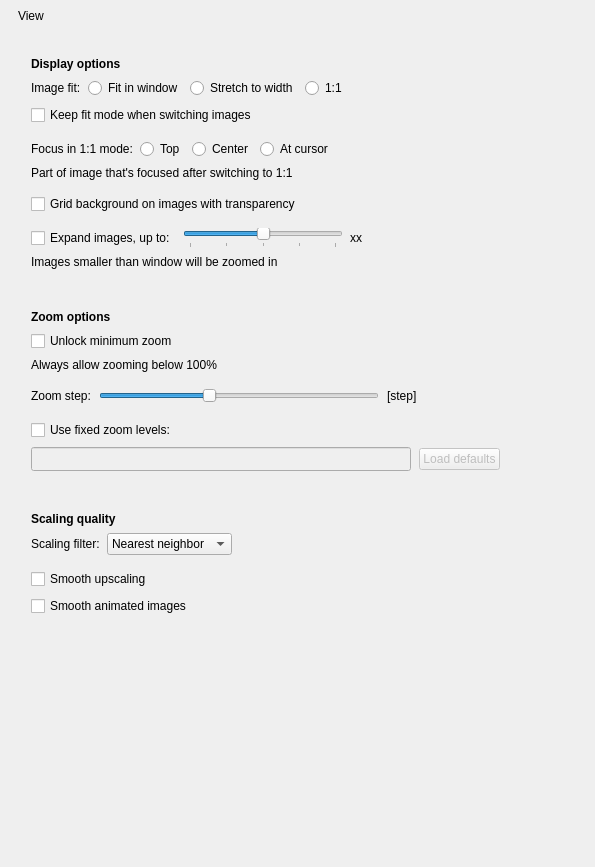
             <widget class="QWidget" name="scrollAreaWidgetContents_3">
              <property name="geometry">
               <rect>
                <x>0</x>
                <y>0</y>
                <width>595</width>
                <height>867</height>
               </rect>
              </property>
              <layout class="QVBoxLayout" name="verticalLayout_27">
               <property name="spacing">
                <number>9</number>
               </property>
               <property name="leftMargin">
                <number>18</number>
               </property>
               <property name="topMargin">
                <number>9</number>
               </property>
               <property name="rightMargin">
                <number>18</number>
               </property>
               <property name="bottomMargin">
                <number>9</number>
               </property>
               <item>
                <widget class="QLabel" name="label_9">
                 <property name="accessibleName">
                  <string notr="true">SHeaderText</string>
                 </property>
                 <property name="text">
                  <string>View</string>
                 </property>
                </widget>
               </item>
               <item>
                <widget class="QWidget" name="widget_4" native="true">
                 <property name="accessibleName">
                  <string notr="true">SHeaderLine</string>
                 </property>
                </widget>
               </item>
               <item>
                <spacer name="verticalSpacer_8">
                 <property name="orientation">
                  <enum>Qt::Vertical</enum>
                 </property>
                 <property name="sizeType">
                  <enum>QSizePolicy::Fixed</enum>
                 </property>
                 <property name="sizeHint" stdset="0">
                  <size>
                   <width>20</width>
                   <height>6</height>
                  </size>
                 </property>
                </spacer>
               </item>
               <item>
                <widget class="QWidget" name="displayGroup" native="true">
                 <property name="accessibleName">
                  <string notr="true">SGroup</string>
                 </property>
                 <layout class="QVBoxLayout" name="verticalLayout_13">
                  <property name="spacing">
                   <number>7</number>
                  </property>
                  <property name="leftMargin">
                   <number>13</number>
                  </property>
                  <property name="topMargin">
                   <number>10</number>
                  </property>
                  <property name="rightMargin">
                   <number>13</number>
                  </property>
                  <property name="bottomMargin">
                   <number>10</number>
                  </property>
                  <item>
                   <widget class="QLabel" name="label_40">
                    <property name="font">
                     <font>
                      <bold>true</bold>
                     </font>
                    </property>
                    <property name="text">
                     <string>Display options</string>
                    </property>
                   </widget>
                  </item>
                  <item>
                   <layout class="QHBoxLayout" name="horizontalLayout_29">
                    <property name="leftMargin">
                     <number>0</number>
                    </property>
                    <property name="topMargin">
                     <number>0</number>
                    </property>
                    <property name="rightMargin">
                     <number>0</number>
                    </property>
                    <item>
                     <widget class="QLabel" name="label_2">
                      <property name="sizePolicy">
                       <sizepolicy hsizetype="Minimum" vsizetype="Minimum">
                        <horstretch>0</horstretch>
                        <verstretch>0</verstretch>
                       </sizepolicy>
                      </property>
                      <property name="text">
                       <string>Image fit:</string>
                      </property>
                     </widget>
                    </item>
                    <item>
                     <widget class="QRadioButton" name="fitModeWindow">
                      <property name="text">
                       <string>Fit in window</string>
                      </property>
                      <property name="checked">
                       <bool>false</bool>
                      </property>
                     </widget>
                    </item>
                    <item>
                     <widget class="QRadioButton" name="fitModeWidth">
                      <property name="text">
                       <string>Stretch to width</string>
                      </property>
                     </widget>
                    </item>
                    <item>
                     <widget class="QRadioButton" name="fitMode1to1">
                      <property name="text">
                       <string>1:1</string>
                      </property>
                     </widget>
                    </item>
                    <item>
                     <spacer name="horizontalSpacer_21">
                      <property name="orientation">
                       <enum>Qt::Horizontal</enum>
                      </property>
                      <property name="sizeHint" stdset="0">
                       <size>
                        <width>40</width>
                        <height>20</height>
                       </size>
                      </property>
                     </spacer>
                    </item>
                   </layout>
                  </item>
                  <item>
                   <widget class="QCheckBox" name="keepFitModeCheckBox">
                    <property name="text">
                     <string>Keep fit mode when switching images</string>
                    </property>
                   </widget>
                  </item>
                  <item>
                   <widget class="QWidget" name="widget_3" native="true">
                    <property name="accessibleName">
                     <string notr="true">SLine</string>
                    </property>
                   </widget>
                  </item>
                  <item>
                   <layout class="QHBoxLayout" name="horizontalLayout_31">
                    <property name="leftMargin">
                     <number>0</number>
                    </property>
                    <property name="topMargin">
                     <number>0</number>
                    </property>
                    <property name="rightMargin">
                     <number>0</number>
                    </property>
                    <item>
                     <widget class="QLabel" name="label_26">
                      <property name="sizePolicy">
                       <sizepolicy hsizetype="Minimum" vsizetype="Preferred">
                        <horstretch>0</horstretch>
                        <verstretch>0</verstretch>
                       </sizepolicy>
                      </property>
                      <property name="text">
                       <string>Focus in 1:1 mode:</string>
                      </property>
                     </widget>
                    </item>
                    <item>
                     <widget class="QRadioButton" name="focus1to1Top">
                      <property name="text">
                       <string>Top</string>
                      </property>
                     </widget>
                    </item>
                    <item>
                     <widget class="QRadioButton" name="focus1to1Center">
                      <property name="text">
                       <string>Center</string>
                      </property>
                     </widget>
                    </item>
                    <item>
                     <widget class="QRadioButton" name="focus1to1Cursor">
                      <property name="text">
                       <string>At cursor</string>
                      </property>
                     </widget>
                    </item>
                    <item>
                     <spacer name="horizontalSpacer_23">
                      <property name="orientation">
                       <enum>Qt::Horizontal</enum>
                      </property>
                      <property name="sizeHint" stdset="0">
                       <size>
                        <width>40</width>
                        <height>20</height>
                       </size>
                      </property>
                     </spacer>
                    </item>
                   </layout>
                  </item>
                  <item>
                   <widget class="QLabel" name="label_10">
                    <property name="accessibleName">
                     <string notr="true">SNoteText</string>
                    </property>
                    <property name="text">
                     <string>Part of image that's focused after switching to 1:1</string>
                    </property>
                   </widget>
                  </item>
                  <item>
                   <widget class="QWidget" name="widget_8" native="true">
                    <property name="accessibleName">
                     <string notr="true">SLine</string>
                    </property>
                   </widget>
                  </item>
                  <item>
                   <widget class="QCheckBox" name="transparencyGridCheckBox">
                    <property name="enabled">
                     <bool>true</bool>
                    </property>
                    <property name="sizePolicy">
                     <sizepolicy hsizetype="Minimum" vsizetype="Minimum">
                      <horstretch>0</horstretch>
                      <verstretch>0</verstretch>
                     </sizepolicy>
                    </property>
                    <property name="text">
                     <string>Grid background on images with transparency</string>
                    </property>
                   </widget>
                  </item>
                  <item>
                   <widget class="QWidget" name="widget_21" native="true">
                    <property name="accessibleName">
                     <string notr="true">SLine</string>
                    </property>
                   </widget>
                  </item>
                  <item>
                   <layout class="QHBoxLayout" name="horizontalLayout_30">
                    <property name="leftMargin">
                     <number>0</number>
                    </property>
                    <property name="topMargin">
                     <number>0</number>
                    </property>
                    <property name="rightMargin">
                     <number>0</number>
                    </property>
                    <item>
                     <widget class="QCheckBox" name="expandImageCheckBox">
                      <property name="sizePolicy">
                       <sizepolicy hsizetype="Minimum" vsizetype="Minimum">
                        <horstretch>0</horstretch>
                        <verstretch>0</verstretch>
                       </sizepolicy>
                      </property>
                      <property name="minimumSize">
                       <size>
                        <width>0</width>
                        <height>0</height>
                       </size>
                      </property>
                      <property name="text">
                       <string>Expand images, up to:</string>
                      </property>
                     </widget>
                    </item>
                    <item>
                     <widget class="QSlider" name="expandLimitSlider">
                      <property name="sizePolicy">
                       <sizepolicy hsizetype="Fixed" vsizetype="Preferred">
                        <horstretch>0</horstretch>
                        <verstretch>0</verstretch>
                       </sizepolicy>
                      </property>
                      <property name="minimumSize">
                       <size>
                        <width>160</width>
                        <height>0</height>
                       </size>
                      </property>
                      <property name="minimum">
                       <number>0</number>
                      </property>
                      <property name="maximum">
                       <number>4</number>
                      </property>
                      <property name="pageStep">
                       <number>1</number>
                      </property>
                      <property name="value">
                       <number>2</number>
                      </property>
                      <property name="orientation">
                       <enum>Qt::Horizontal</enum>
                      </property>
                      <property name="tickPosition">
                       <enum>QSlider::TicksBelow</enum>
                      </property>
                      <property name="tickInterval">
                       <number>1</number>
                      </property>
                     </widget>
                    </item>
                    <item>
                     <widget class="QWidget" name="expandImagesGroupContents" native="true">
                      <layout class="QHBoxLayout" name="horizontalLayout_17">
                       <property name="leftMargin">
                        <number>0</number>
                       </property>
                       <property name="topMargin">
                        <number>0</number>
                       </property>
                       <property name="rightMargin">
                        <number>0</number>
                       </property>
                       <property name="bottomMargin">
                        <number>0</number>
                       </property>
                       <item>
                        <widget class="QLabel" name="expandLimitLabel">
                         <property name="sizePolicy">
                          <sizepolicy hsizetype="Fixed" vsizetype="Preferred">
                           <horstretch>0</horstretch>
                           <verstretch>0</verstretch>
                          </sizepolicy>
                         </property>
                         <property name="minimumSize">
                          <size>
                           <width>35</width>
                           <height>0</height>
                          </size>
                         </property>
                         <property name="maximumSize">
                          <size>
                           <width>35</width>
                           <height>16777215</height>
                          </size>
                         </property>
                         <property name="text">
                          <string>xx</string>
                         </property>
                         <property name="alignment">
                          <set>Qt::AlignLeading|Qt::AlignLeft|Qt::AlignVCenter</set>
                         </property>
                        </widget>
                       </item>
                      </layout>
                     </widget>
                    </item>
                    <item>
                     <spacer name="horizontalSpacer_22">
                      <property name="orientation">
                       <enum>Qt::Horizontal</enum>
                      </property>
                      <property name="sizeHint" stdset="0">
                       <size>
                        <width>40</width>
                        <height>20</height>
                       </size>
                      </property>
                     </spacer>
                    </item>
                   </layout>
                  </item>
                  <item>
                   <widget class="QLabel" name="label_13">
                    <property name="accessibleName">
                     <string notr="true">SNoteText</string>
                    </property>
                    <property name="text">
                     <string>Images smaller than window will be zoomed in</string>
                    </property>
                   </widget>
                  </item>
                 </layout>
                </widget>
               </item>
               <item>
                <spacer name="verticalSpacer_20">
                 <property name="orientation">
                  <enum>Qt::Vertical</enum>
                 </property>
                 <property name="sizeType">
                  <enum>QSizePolicy::Fixed</enum>
                 </property>
                 <property name="sizeHint" stdset="0">
                  <size>
                   <width>20</width>
                   <height>12</height>
                  </size>
                 </property>
                </spacer>
               </item>
               <item>
                <widget class="QWidget" name="zoomGroup" native="true">
                 <property name="accessibleName">
                  <string notr="true">SGroup</string>
                 </property>
                 <layout class="QVBoxLayout" name="verticalLayout_8">
                  <property name="spacing">
                   <number>7</number>
                  </property>
                  <property name="leftMargin">
                   <number>13</number>
                  </property>
                  <property name="topMargin">
                   <number>10</number>
                  </property>
                  <property name="rightMargin">
                   <number>13</number>
                  </property>
                  <property name="bottomMargin">
                   <number>10</number>
                  </property>
                  <item>
                   <widget class="QLabel" name="label_19">
                    <property name="font">
                     <font>
                      <bold>true</bold>
                     </font>
                    </property>
                    <property name="text">
                     <string>Zoom options</string>
                    </property>
                   </widget>
                  </item>
                  <item>
                   <widget class="QCheckBox" name="unlockMinZoomCheckBox">
                    <property name="text">
                     <string>Unlock minimum zoom</string>
                    </property>
                   </widget>
                  </item>
                  <item>
                   <widget class="QLabel" name="label_44">
                    <property name="accessibleName">
                     <string notr="true">SNoteText</string>
                    </property>
                    <property name="text">
                     <string>Always allow zooming below 100%</string>
                    </property>
                   </widget>
                  </item>
                  <item>
                   <widget class="QWidget" name="widget_11" native="true">
                    <property name="accessibleName">
                     <string notr="true">SLine</string>
                    </property>
                   </widget>
                  </item>
                  <item>
                   <layout class="QHBoxLayout" name="horizontalLayout_20" stretch="0,0,0,0">
                    <property name="spacing">
                     <number>8</number>
                    </property>
                    <property name="topMargin">
                     <number>0</number>
                    </property>
                    <property name="rightMargin">
                     <number>0</number>
                    </property>
                    <item>
                     <widget class="QLabel" name="label_12">
                      <property name="text">
                       <string>Zoom step:</string>
                      </property>
                     </widget>
                    </item>
                    <item>
                     <widget class="QSlider" name="zoomStepSlider">
                      <property name="sizePolicy">
                       <sizepolicy hsizetype="Preferred" vsizetype="Fixed">
                        <horstretch>0</horstretch>
                        <verstretch>0</verstretch>
                       </sizepolicy>
                      </property>
                      <property name="minimumSize">
                       <size>
                        <width>280</width>
                        <height>0</height>
                       </size>
                      </property>
                      <property name="maximumSize">
                       <size>
                        <width>300</width>
                        <height>16777215</height>
                       </size>
                      </property>
                      <property name="minimum">
                       <number>1</number>
                      </property>
                      <property name="maximum">
                       <number>50</number>
                      </property>
                      <property name="pageStep">
                       <number>10</number>
                      </property>
                      <property name="value">
                       <number>20</number>
                      </property>
                      <property name="orientation">
                       <enum>Qt::Horizontal</enum>
                      </property>
                      <property name="tickPosition">
                       <enum>QSlider::NoTicks</enum>
                      </property>
                      <property name="tickInterval">
                       <number>5</number>
                      </property>
                     </widget>
                    </item>
                    <item>
                     <widget class="QLabel" name="zoomStepLabel">
                      <property name="sizePolicy">
                       <sizepolicy hsizetype="Preferred" vsizetype="Preferred">
                        <horstretch>0</horstretch>
                        <verstretch>0</verstretch>
                       </sizepolicy>
                      </property>
                      <property name="minimumSize">
                       <size>
                        <width>60</width>
                        <height>0</height>
                       </size>
                      </property>
                      <property name="maximumSize">
                       <size>
                        <width>60</width>
                        <height>16777215</height>
                       </size>
                      </property>
                      <property name="text">
                       <string>[step]</string>
                      </property>
                     </widget>
                    </item>
                    <item>
                     <spacer name="horizontalSpacer_4">
                      <property name="orientation">
                       <enum>Qt::Horizontal</enum>
                      </property>
                      <property name="sizeHint" stdset="0">
                       <size>
                        <width>40</width>
                        <height>20</height>
                       </size>
                      </property>
                     </spacer>
                    </item>
                   </layout>
                  </item>
                  <item>
                   <widget class="QWidget" name="widget_22" native="true">
                    <property name="accessibleName">
                     <string notr="true">SLine</string>
                    </property>
                   </widget>
                  </item>
                  <item>
                   <widget class="QCheckBox" name="useFixedZoomLevelsCheckBox">
                    <property name="text">
                     <string>Use fixed zoom levels:</string>
                    </property>
                   </widget>
                  </item>
                  <item>
                   <widget class="QWidget" name="widget" native="true">
                    <property name="enabled">
                     <bool>false</bool>
                    </property>
                    <layout class="QHBoxLayout" name="horizontalLayout_26">
                     <property name="spacing">
                      <number>8</number>
                     </property>
                     <property name="leftMargin">
                      <number>0</number>
                     </property>
                     <property name="topMargin">
                      <number>0</number>
                     </property>
                     <property name="rightMargin">
                      <number>0</number>
                     </property>
                     <property name="bottomMargin">
                      <number>0</number>
                     </property>
                     <item>
                      <widget class="QLineEdit" name="zoomLevels">
                       <property name="sizePolicy">
                        <sizepolicy hsizetype="Minimum" vsizetype="Fixed">
                         <horstretch>0</horstretch>
                         <verstretch>0</verstretch>
                        </sizepolicy>
                       </property>
                       <property name="minimumSize">
                        <size>
                         <width>380</width>
                         <height>24</height>
                        </size>
                       </property>
                      </widget>
                     </item>
                     <item>
                      <widget class="QPushButton" name="resetZoomLevelsButton">
                       <property name="text">
                        <string>Load defaults</string>
                       </property>
                      </widget>
                     </item>
                     <item>
                      <spacer name="horizontalSpacer_30">
                       <property name="orientation">
                        <enum>Qt::Horizontal</enum>
                       </property>
                       <property name="sizeHint" stdset="0">
                        <size>
                         <width>40</width>
                         <height>20</height>
                        </size>
                       </property>
                      </spacer>
                     </item>
                    </layout>
                   </widget>
                  </item>
                 </layout>
                </widget>
               </item>
               <item>
                <spacer name="verticalSpacer_13">
                 <property name="orientation">
                  <enum>Qt::Vertical</enum>
                 </property>
                 <property name="sizeType">
                  <enum>QSizePolicy::Fixed</enum>
                 </property>
                 <property name="sizeHint" stdset="0">
                  <size>
                   <width>20</width>
                   <height>12</height>
                  </size>
                 </property>
                </spacer>
               </item>
               <item>
                <widget class="QWidget" name="scalingGroup" native="true">
                 <property name="accessibleName">
                  <string notr="true">SGroup</string>
                 </property>
                 <layout class="QVBoxLayout" name="verticalLayout_24">
                  <property name="spacing">
                   <number>7</number>
                  </property>
                  <property name="leftMargin">
                   <number>13</number>
                  </property>
                  <property name="topMargin">
                   <number>10</number>
                  </property>
                  <property name="rightMargin">
                   <number>13</number>
                  </property>
                  <property name="bottomMargin">
                   <number>10</number>
                  </property>
                  <item>
                   <widget class="QLabel" name="title3">
                    <property name="font">
                     <font>
                      <bold>true</bold>
                     </font>
                    </property>
                    <property name="text">
                     <string>Scaling quality</string>
                    </property>
                   </widget>
                  </item>
                  <item>
                   <layout class="QHBoxLayout" name="horizontalLayout_5">
                    <item>
                     <widget class="QLabel" name="scalingQualityLabel">
                      <property name="enabled">
                       <bool>true</bool>
                      </property>
                      <property name="sizePolicy">
                       <sizepolicy hsizetype="Minimum" vsizetype="Minimum">
                        <horstretch>0</horstretch>
                        <verstretch>0</verstretch>
                       </sizepolicy>
                      </property>
                      <property name="minimumSize">
                       <size>
                        <width>0</width>
                        <height>0</height>
                       </size>
                      </property>
                      <property name="toolTip">
                       <string/>
                      </property>
                      <property name="text">
                       <string>Scaling filter:</string>
                      </property>
                     </widget>
                    </item>
                    <item>
                     <widget class="QComboBox" name="scalingQualityComboBox">
                      <property name="enabled">
                       <bool>true</bool>
                      </property>
                      <property name="sizePolicy">
                       <sizepolicy hsizetype="Minimum" vsizetype="Minimum">
                        <horstretch>0</horstretch>
                        <verstretch>0</verstretch>
                       </sizepolicy>
                      </property>
                      <property name="minimumSize">
                       <size>
                        <width>0</width>
                        <height>0</height>
                       </size>
                      </property>
                      <property name="toolTip">
                       <string/>
                      </property>
                      <property name="toolTipDuration">
                       <number>-1</number>
                      </property>
                      <property name="currentIndex">
                       <number>0</number>
                      </property>
                      <item>
                       <property name="text">
                        <string>Nearest neighbor</string>
                       </property>
                      </item>
                      <item>
                       <property name="text">
                        <string>Bilinear</string>
                       </property>
                      </item>
                     </widget>
                    </item>
                    <item>
                     <spacer name="horizontalSpacer_29">
                      <property name="orientation">
                       <enum>Qt::Horizontal</enum>
                      </property>
                      <property name="sizeHint" stdset="0">
                       <size>
                        <width>40</width>
                        <height>20</height>
                       </size>
                      </property>
                     </spacer>
                    </item>
                   </layout>
                  </item>
                  <item>
                   <widget class="QWidget" name="widget_10" native="true">
                    <property name="accessibleName">
                     <string notr="true">SLine</string>
                    </property>
                   </widget>
                  </item>
                  <item>
                   <widget class="QCheckBox" name="smoothUpscalingCheckBox">
                    <property name="sizePolicy">
                     <sizepolicy hsizetype="MinimumExpanding" vsizetype="Minimum">
                      <horstretch>0</horstretch>
                      <verstretch>0</verstretch>
                     </sizepolicy>
                    </property>
                    <property name="minimumSize">
                     <size>
                      <width>0</width>
                      <height>0</height>
                     </size>
                    </property>
                    <property name="toolTip">
                     <string>When unchecked, nearest neighbor algorithm will be used for upscaling.</string>
                    </property>
                    <property name="text">
                     <string>Smooth upscaling</string>
                    </property>
                   </widget>
                  </item>
                  <item>
                   <widget class="QCheckBox" name="smoothAnimatedImagesCheckBox">
                    <property name="sizePolicy">
                     <sizepolicy hsizetype="MinimumExpanding" vsizetype="Minimum">
                      <horstretch>0</horstretch>
                      <verstretch>0</verstretch>
                     </sizepolicy>
                    </property>
                    <property name="minimumSize">
                     <size>
                      <width>0</width>
                      <height>0</height>
                     </size>
                    </property>
                    <property name="text">
                     <string>Smooth animated images</string>
                    </property>
                   </widget>
                  </item>
                 </layout>
                </widget>
               </item>
               <item>
                <spacer name="verticalSpacer_7">
                 <property name="orientation">
                  <enum>Qt::Vertical</enum>
                 </property>
                 <property name="sizeHint" stdset="0">
                  <size>
                   <width>20</width>
                   <height>215</height>
                  </size>
                 </property>
                </spacer>
               </item>
              </layout>
             </widget>
